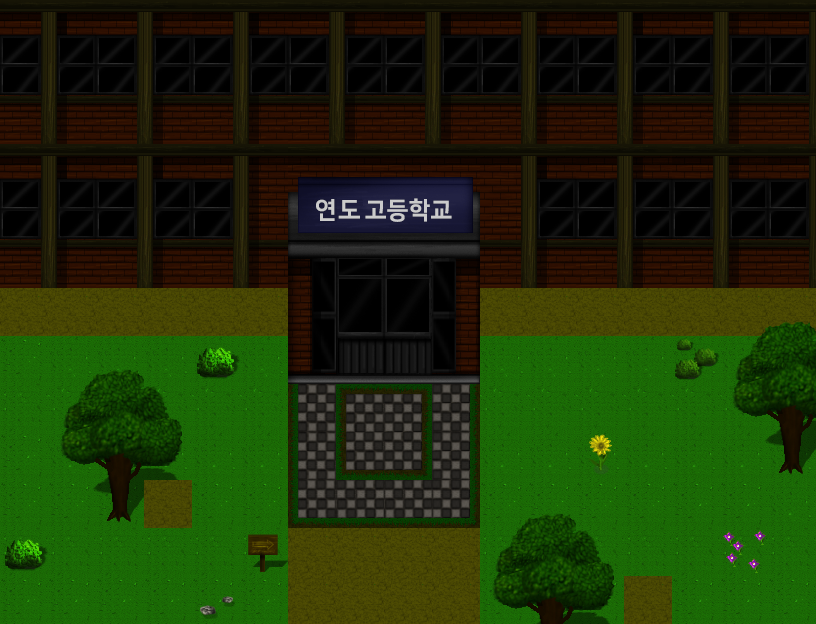

Rendered tile map (Tiled .tmx) drawn with the repository's tilesets; below, a short description and the full map source, tile grids included:
An orthogonal 17x13 tile map with 48x48 px tiles, 2 tile layers (Tile Layer 1, Tile Layer 2), 3 tilesets and 6 objects.

<map version="1.10" tiledversion="1.10.1" orientation="orthogonal" renderorder="right-down" width="17" height="13" tilewidth="48" tileheight="48" infinite="0" nextlayerid="4" nextobjectid="7">
 <tileset firstgid="1" source="TileSet/Forest_A5.tsx" />
 <tileset firstgid="129" source="TileSet/Forest_B.tsx" />
 <tileset firstgid="385" source="TileSet/School_C.tsx" />
 <layer id="1" name="Tile Layer 1" width="17" height="13">
  <data encoding="csv">
385,386,387,388,385,386,387,388,385,386,387,388,385,386,387,388,385,
393,394,395,396,393,394,395,396,393,394,395,396,393,394,395,396,393,
401,402,403,404,401,402,403,404,401,402,403,404,401,402,403,404,401,
385,386,385,386,387,388,389,390,389,390,385,386,387,388,387,388,385,
393,394,393,394,395,396,417,418,419,420,393,394,395,396,395,396,393,
401,402,401,402,403,404,425,426,427,428,401,402,403,404,403,404,401,
50,50,50,50,50,50,433,434,435,436,50,50,50,50,50,50,50,
1,2,2,2,2,2,441,442,443,444,2,2,2,2,2,2,2,
9,10,10,10,10,10,64,13,14,63,10,10,10,10,10,10,10,
17,18,18,18,18,18,64,21,22,63,18,18,18,18,18,18,18,
1,1,1,4,1,1,53,62,62,54,1,1,1,1,17,17,18,
9,9,9,9,9,9,49,4,4,4,9,9,9,9,9,9,9,
17,17,17,17,17,17,49,4,4,4,17,17,17,4,17,17,17
</data>
 </layer>
 <objectgroup id="3" name="Object Layer 1">
  <object id="1" x="-8" y="-2.66667" width="18.6667" height="625.333" />
  <object id="2" x="0" y="600" width="817.333" height="24" />
  <object id="3" x="802.667" y="-4" width="30.6667" height="618.667" />
  <object id="4" x="-14.6667" y="-36" width="841.333" height="49.3333" />
  <object id="5" x="-28" y="-9.33333" width="42.6667" height="301.333" />
  <object id="6" x="12" y="274.667" width="806.667" height="22.6667" />
 </objectgroup>
 <layer id="2" name="Tile Layer 2" width="17" height="13">
  <data encoding="csv">
392,391,392,391,392,391,392,391,392,391,392,391,392,391,392,391,392,
400,399,400,399,400,399,400,399,400,399,400,399,400,399,400,399,400,
0,0,0,0,0,0,0,0,0,0,0,0,0,0,0,0,0,
392,391,392,391,392,0,413,414,415,416,0,391,392,391,392,391,392,
400,399,400,399,400,0,421,422,423,424,0,399,400,399,400,399,400,
0,0,0,0,0,0,0,0,0,0,0,0,0,0,0,0,0,
0,0,0,0,0,0,0,0,0,0,0,0,0,0,0,132,133,
0,132,133,134,263,0,0,0,0,0,0,0,0,0,151,148,149,
0,148,149,150,0,0,0,0,0,0,0,0,0,0,0,164,165,
0,164,165,166,0,0,0,0,0,0,0,0,216,0,0,180,181,
0,180,181,0,0,0,0,0,0,0,132,133,134,0,0,0,0,
263,0,0,0,0,153,0,0,0,0,148,149,150,0,0,231,0,
0,0,0,0,360,0,0,0,0,0,164,165,166,0,0,0,0
</data>
 </layer>
</map>
